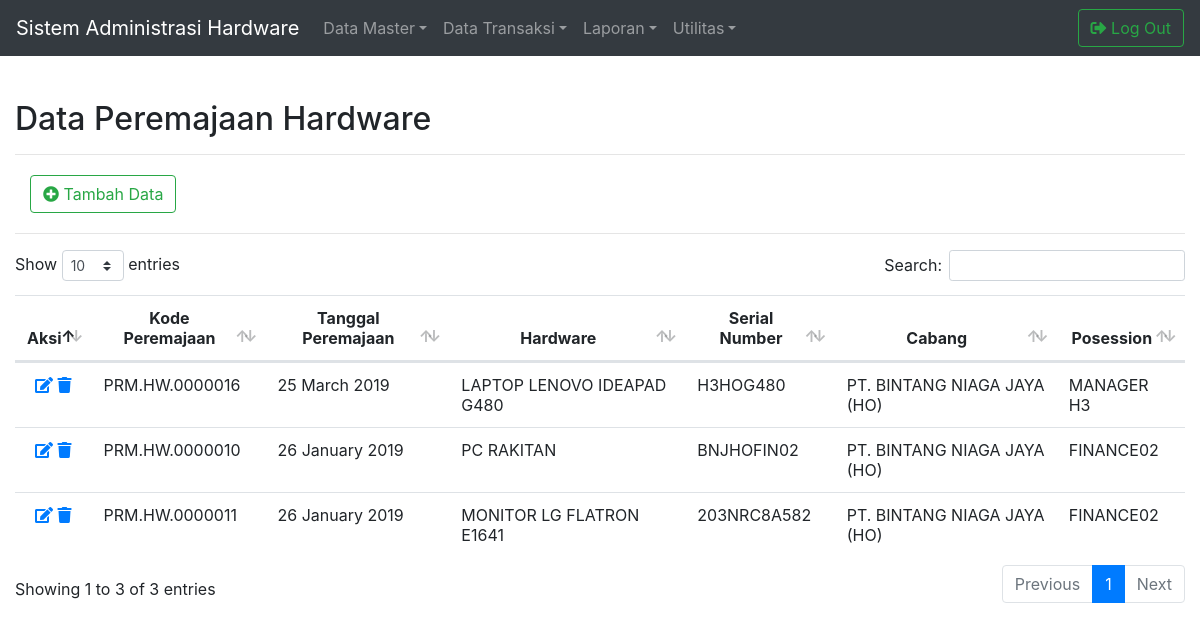
Page /transaksi/FormDataTrxPeremajaanHardware.php (signed in) on the committed database.
### tables this page shows
CREATE TABLE `trx_peremajaan_hardware` (
  `kode_peremajaan_hardware` varchar(15) NOT NULL,
  `tanggal_peremajaan_hardware` date NOT NULL,
  `kode_pengadaan_hardware` varchar(15) NOT NULL,
  `serial_number` varchar(30) NOT NULL,
  `kode_cabang` varchar(10) NOT NULL,
  `kode_divisi` varchar(10) NOT NULL,
  `kode_posession` varchar(10) NOT NULL,
  `kode_hardware` varchar(10) NOT NULL,
  `kode_vendor` varchar(10) NOT NULL,
  `status` varchar(1) NOT NULL,
  `tanggal_entri` date NOT NULL,
  `tanggal_pembaruan` date NOT NULL
);

CREATE TABLE `mst_hardware` (
  `kode_hardware` varchar(10) NOT NULL,
  `nama_hardware` varchar(150) NOT NULL,
  `kode_kategori` varchar(10) NOT NULL,
  `kode_merk` varchar(10) NOT NULL,
  `kode_tipe` varchar(10) NOT NULL,
  `tanggal_entri` date NOT NULL,
  `tanggal_pembaruan` date NOT NULL
);

CREATE TABLE `trx_pengadaan_hardware` (
  `kode_pengadaan_hardware` varchar(15) NOT NULL,
  `tanggal_pengadaan_hardware` date NOT NULL,
  `tanggal_kadaluwarsa_hardware` date NOT NULL,
  `kode_cabang` varchar(10) NOT NULL,
  `kode_divisi` varchar(10) NOT NULL,
  `kode_posession` varchar(10) NOT NULL,
  `kode_hardware` varchar(10) NOT NULL,
  `serial_number` varchar(30) NOT NULL,
  `keterangan` varchar(200) NOT NULL,
  `kode_vendor` varchar(10) NOT NULL,
  `harga_hardware` varchar(13) NOT NULL,
  `status` varchar(1) NOT NULL,
  `tanggal_entri` date NOT NULL,
  `tanggal_pembaruan` date NOT NULL
);

CREATE TABLE `mst_cabang` (
  `kode_cabang` varchar(10) NOT NULL,
  `nama_cabang` varchar(50) NOT NULL,
  `alamat` varchar(150) NOT NULL,
  `kode_propinsi` varchar(10) NOT NULL,
  `kode_kabupaten_kota` varchar(10) NOT NULL,
  `no_telepon` varchar(13) NOT NULL,
  `tanggal_entri` date NOT NULL,
  `tanggal_pembaruan` date NOT NULL
);

CREATE TABLE `mst_posession` (
  `kode_posession` varchar(10) NOT NULL,
  `nama_posession` varchar(20) NOT NULL,
  `tanggal_entri` date NOT NULL,
  `tanggal_pembaruan` date NOT NULL
);

### library/modul.php (called while the page is built, shortened)
<?php
$Koneksi = mysqli_connect("localhost", "root", "", "db_hardware") or die (mysqli_error());
function Query($Query){
	global $Koneksi;
	$HasilQuery	= mysqli_query($Koneksi, $Query);
	$Wadah = [];
	while($Baris = mysqli_fetch_assoc($HasilQuery)){
		$Wadah[] = $Baris;
	}
	return $Wadah;
}
?>

### transaksi/FormDataTrxPeremajaanHardware.php (the view, shortened to what this page needs)
<?php
include_once("../library/modul.php");
$TampilDataTrxPeremajaanHardware = Query("SELECT trx_peremajaan_hardware.kode_peremajaan_hardware, trx_peremajaan_hardware.tanggal_peremajaan_hardware, trx_pengadaan_hardware.serial_number, mst_cabang.nama_cabang, mst_posession.nama_posession, mst_hardware.nama_hardware
	FROM trx_peremajaan_hardware
	INNER JOIN trx_pengadaan_hardware ON trx_peremajaan_hardware.kode_pengadaan_hardware = trx_pengadaan_hardware.kode_pengadaan_hardware
	INNER JOIN mst_cabang ON trx_peremajaan_hardware.kode_cabang = mst_cabang.kode_cabang
	INNER JOIN mst_posession ON trx_peremajaan_hardware.kode_posession = mst_posession.kode_posession
	INNER JOIN mst_hardware ON trx_peremajaan_hardware.kode_hardware = mst_hardware.kode_hardware
	WHERE trx_peremajaan_hardware.status = 'O' ORDER BY trx_peremajaan_hardware.tanggal_peremajaan_hardware DESC");
?>
<html>
<head>
<link rel="stylesheet" href="../library/bootstrap/css/bootstrap.min.css">
<link rel="stylesheet" href="../library/datatables/css/dataTables.bootstrap4.min.css">
<link rel="stylesheet" href="../library/fontawesome/css/all.css">
<link rel="stylesheet" href="../library/custom.css">
<link rel="stylesheet" href="../library/bootstrap4navbar/css/bootstrap-4-navbar.css">
</head>
<body>
<?php include_once ("../library/navbar.php"); ?>
<div class="container-fluid">
	<div id="JudulForm">
		<h2>Data Peremajaan Hardware</h2>
		<hr>
	</div>
</div>
<div class="container-fluid" id="TampilDataTransaksiPeremajaan">
	<div class="container-fluid" id="TambahData">
		<a href="../transaksi/EntriDataTrxPeremajaanHardware.php"><button type="button" class=" btn btn-outline-success"><i class="fas fa-plus-circle"></i> Tambah Data
		</button></a>
	</div>
	<hr>
	<table class="table table-hover" id="TabelTampilData">
		<thead align="center">
			<tr>
				<th>Aksi</th>
				<th>Kode Peremajaan</th>
				<th>Tanggal Peremajaan</th>
				<th>Hardware</th>
				<th>Serial Number</th>
				<th>Cabang</th>
				<th>Posession</th>
			</tr>
		</thead>
		<tbody>
		<?php foreach($TampilDataTrxPeremajaanHardware as $Baris) : ?>
		<tr>
			<td align="center">
				<a href="UbahDataTrxPeremajaanHardware.php?kode_peremajaan_hardware=<?php echo $Baris["kode_peremajaan_hardware"] ?>"  data-toggle="tooltip" data-placement="bottom" title="Ubah Data"><i class="fas fa-edit"></i></a>
				<a href="HapusDataTrxPeremajaanHardware.php?kode_peremajaan_hardware=<?php echo $Baris["kode_peremajaan_hardware"] ?>"  data-toggle="tooltip" data-placement="bottom" title="Hapus Data" onclick="return confirm('Yakin Data Akan Dihapus?');"><i class="fas fa-trash"></i></a>
			</td>
			<td><?php echo $Baris["kode_peremajaan_hardware"]; ?></td>
			<td><?php echo date('d F Y', strtotime($Baris["tanggal_peremajaan_hardware"])); ?></td>
			<td><?php echo $Baris["nama_hardware"]; ?></td>
			<td><?php echo $Baris["serial_number"]; ?></td>
			<td><?php echo $Baris["nama_cabang"]; ?></td>
			<td><?php echo $Baris["nama_posession"]; ?></td>
		</tr>
		<?php endforeach; ?>
		</tbody>
	</table>
</div>
</body>
</html>

### library/custom.css (style rules this page uses)
#JudulForm { margin-top: 100px; margin-bottom: 20px; }
#TampilDataTransaksiPeremajaan { margin-bottom: 20px; }
#TambahData { margin-bottom: 20px; }

### rows in the picture
trx_peremajaan_hardware: kode_peremajaan_hardware "PRM.HW.0000016", tanggal_peremajaan_hardware "25 March 2019", kode_hardware.nama_hardware "LAPTOP LENOVO IDEAPAD G480", kode_pengadaan_hardware.serial_number "H3HOG480", kode_cabang.nama_cabang "PT. BINTANG NIAGA JAYA (HO)", kode_posession.nama_posession "MANAGER H3"
trx_peremajaan_hardware: kode_peremajaan_hardware "PRM.HW.0000010", tanggal_peremajaan_hardware "26 January 2019", kode_hardware.nama_hardware "PC RAKITAN", kode_pengadaan_hardware.serial_number "BNJHOFIN02", kode_cabang.nama_cabang "PT. BINTANG NIAGA JAYA (HO)", kode_posession.nama_posession "FINANCE02"
trx_peremajaan_hardware: kode_peremajaan_hardware "PRM.HW.0000011", tanggal_peremajaan_hardware "26 January 2019", kode_hardware.nama_hardware "MONITOR LG FLATRON E1641", kode_pengadaan_hardware.serial_number "203NRC8A582", kode_cabang.nama_cabang "PT. BINTANG NIAGA JAYA (HO)", kode_posession.nama_posession "FINANCE02"
